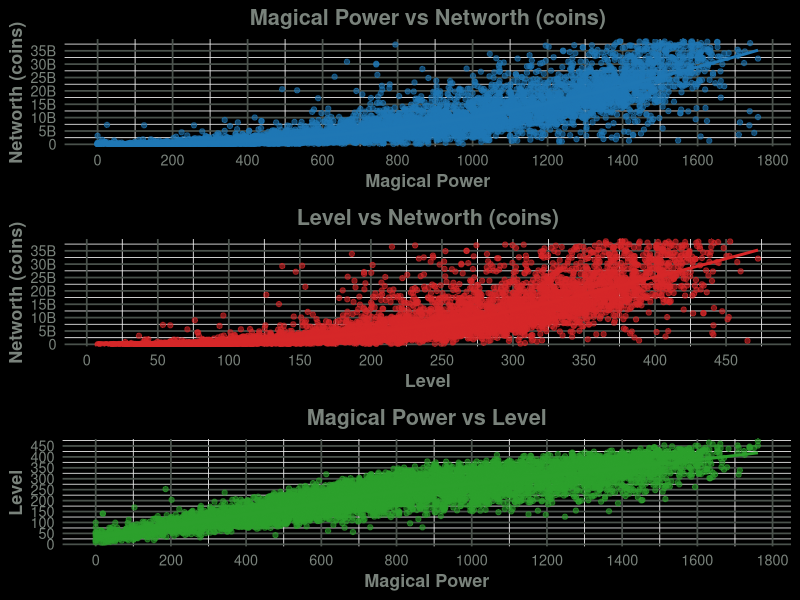
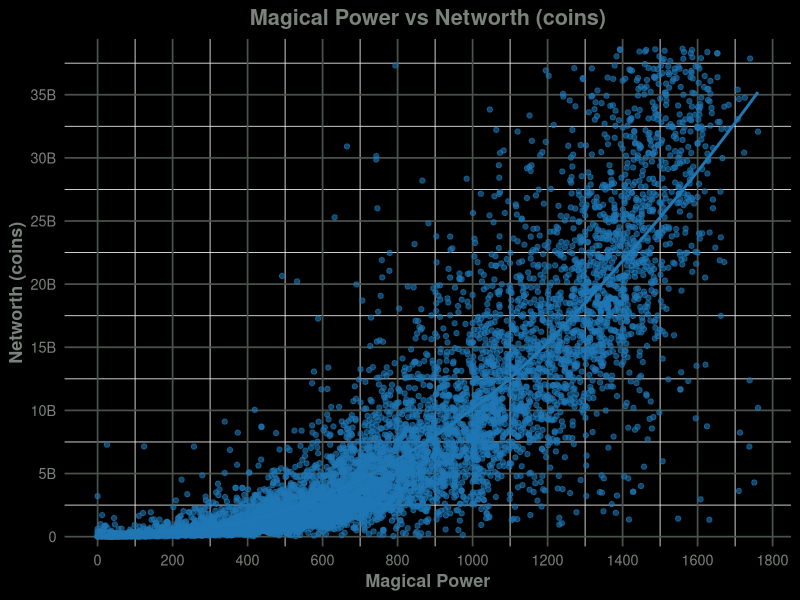
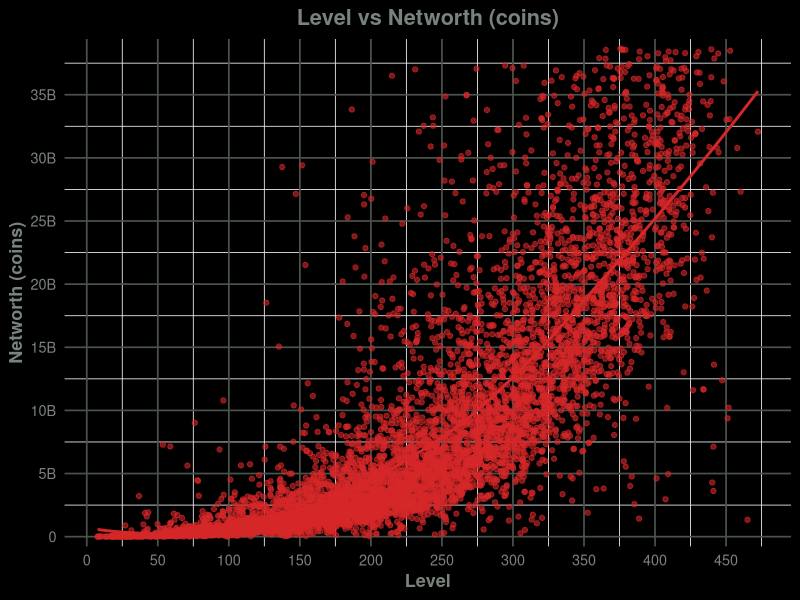
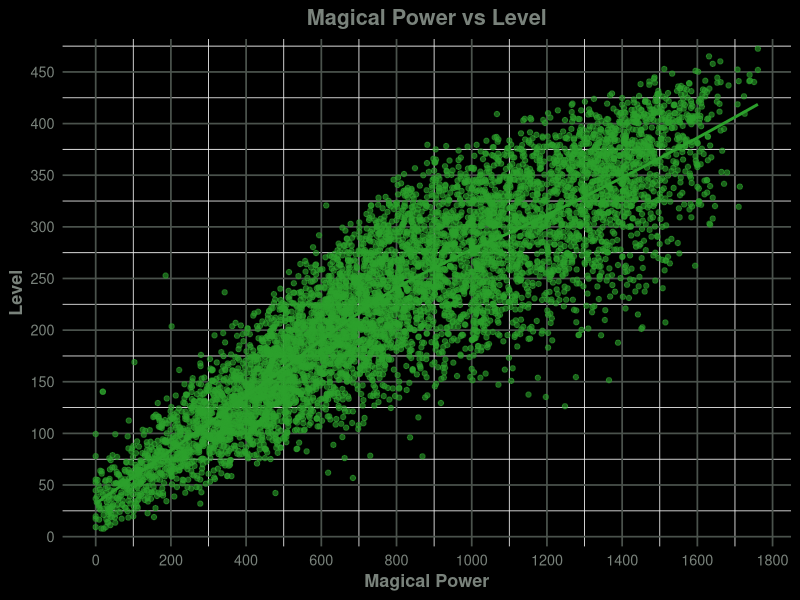

Here is the R script that generated these plots, in order:
install.packages(c(
    "ggplot2",
    "gridExtra",
    "scales",
    "broom",
    "dplyr"
))
library(ggplot2)
library(gridExtra)
library(scales)
library(broom)
library(dplyr)

remove_outliers <- function(x) {
    qnt <- quantile(x, probs = c(0.25, 0.75), na.rm = TRUE)
    iqr <- qnt[2] - qnt[1]
    x >= (qnt[1] - 1.5 * iqr) & x <= (qnt[2] + 1.5 * iqr)
}

plotDataFromCSV <- function() {
    data <- read.csv("player_data.csv", stringsAsFactors = FALSE)
    data$networth <- as.numeric(gsub("[^0-9.]", "", data$networth))

    data <- data %>%
        filter(!is.na(magical_power), !is.na(networth), !is.na(level)) %>%
        filter(networth >= 0) %>%
        filter(remove_outliers(networth) & remove_outliers(magical_power) & remove_outliers(level))


    print("--- Descriptive Stats ---")
    print(summary(data))
    print("Standard Deviations:")
    print(sapply(data[, c("networth", "magical_power", "level")], sd, na.rm = TRUE))
    print("Variances:")
    print(sapply(data[, c("networth", "magical_power", "level")], var, na.rm = TRUE))

    y_fmt <- scale_y_continuous(
        breaks = scales::pretty_breaks(n = 10),
        labels = label_number(scale_cut = cut_short_scale()),
        expand = expansion(mult = c(0.02, 0.02)),
        limits = c(0, NA)
    )


    x_fmt <- scale_x_continuous(
        breaks = scales::pretty_breaks(n = 10)
    )

    common_theme <- theme_minimal(base_size = 13) +
        theme(
            plot.title = element_text(hjust = 0.5, face = "bold", color = "#79827b"),
            axis.title = element_text(face = "bold", color = "#79827b"),
            axis.text = element_text(color = "#79827b"),
            panel.grid.major = element_line(color = "#4a524c"),
            panel.background = element_rect(fill = "black"),
            plot.background = element_rect(fill = "black")
        )

    regression_and_plot <- function(xvar, yvar, xlab, ylab, color) {
        fmla <- as.formula(paste(yvar, "~", xvar))
        model <- lm(fmla, data = data)
        summary_model <- summary(model)
        coeffs <- tidy(model)

        r2 <- round(summary_model$r.squared, 3)
        intercept <- round(coeffs$estimate[1], 3)
        slope <- round(coeffs$estimate[2], 3)

        cat(sprintf("\n--- Regression: %s vs %s ---\n", yvar, xvar))
        cat(sprintf("R^2       : %.3f\n", r2))
        cat(sprintf("Intercept : %.3f\n", intercept))
        cat(sprintf("Slope     : %.3f\n", slope))

        p <- ggplot(data, aes_string(x = xvar, y = yvar)) +
            geom_point(alpha = 0.6, color = color) +
            geom_smooth(method = "loess", se = FALSE, color = color) +
            labs(title = paste(xlab, "vs", ylab), x = xlab, y = ylab) +
            x_fmt +
            y_fmt +
            common_theme

        return(p)
    }

    p1 <- regression_and_plot("magical_power", "networth", "Magical Power", "Networth (coins)", "#1f77b4")
    p2 <- regression_and_plot("level", "networth", "Level", "Networth (coins)", "#d62728")
    p3 <- regression_and_plot("magical_power", "level", "Magical Power", "Level", "#2ca02c")

    ggsave("plot1.png", p1, width = 20, height = 15, dpi = 300)
    ggsave("plot2.png", p2, width = 20, height = 15, dpi = 300)
    ggsave("plot3.png", p3, width = 20, height = 15, dpi = 300)

    grid.arrange(p1, p2, p3, ncol = 1)
}

plotDataFromCSV()
